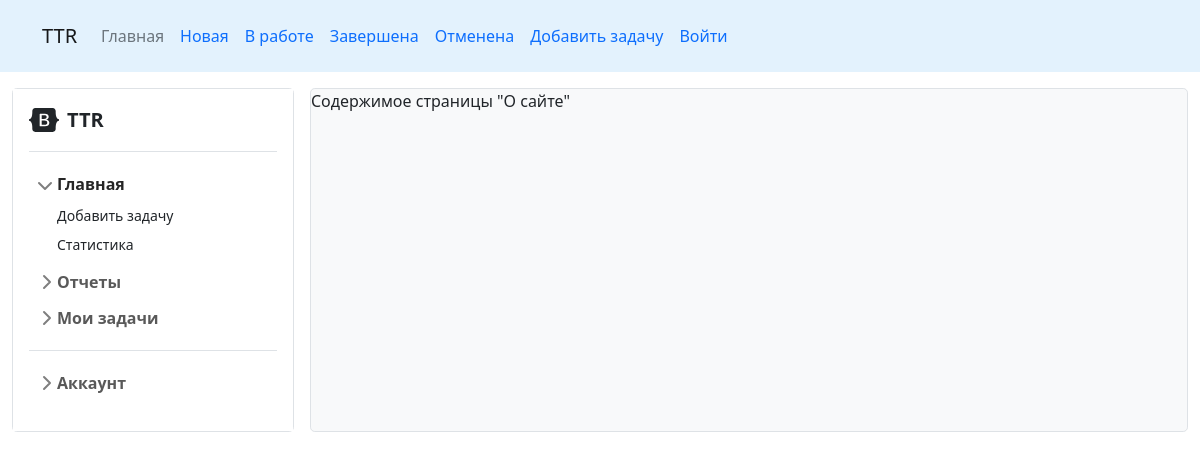
/about, run on the app's committed database.
### tables this page shows
CREATE TABLE "statuses" (
	"id"	INTEGER,
	"name"	TEXT NOT NULL UNIQUE,
	"url"	TEXT NOT NULL UNIQUE,
	PRIMARY KEY("id" AUTOINCREMENT)
);

### flsite.py (the view)
@app.route("/about")
def about():
    print(url_for('about'))
    return render_template('about.html', title="О сайте", menu=dbase.getMenu())

### FDataBase.py (called while the page is built)
    def getMenu(self):
        try:
            self.__cur.execute(
                f"SELECT * FROM statuses"
            )
            res = self.__cur.fetchall()  # Считываем все записи
            if res:
                return res
        except:
            print("Ошибка чтения из БД")
        return []

### flsite.py (called while the page is built)
def connect_db():
    conn = sqlite3.connect(app.config['DATABASE'])
    conn.row_factory = sqlite3.Row  # Записи из БД буду представлены в виде словаря
    return conn

def get_db():
    if not hasattr(g, 'link_db'):  # Проверяем наличие свойства link_db у g
        g.link_db = connect_db()
    return g.link_db

@app.before_request
def before_request():
    global dbase
    db = get_db()
    dbase = FDataBase(db)

### templates/about.html
{% extends 'base.html' %}
{% block content %}
{{ super() }}
<p>Содержимое страницы "О сайте"</p>
{% endblock %}

### templates/base.html (shortened to what this page needs)
<!DOCTYPE html>
<html lang="en">
  <head>
    <link
      href="{{ url_for('static', filename='css/bootstrap.css')}}"
      rel="stylesheet"
    />
    <link
      href="{{ url_for('static', filename='css/sidebars.css')}}"
      rel="stylesheet"
    />
  </head>
  <body>
    {% block content -%} {%- block mainmenu -%}
    <header
      class="py-3 mb-3 navbar navbar-expand-lg navbar-light mainmenu"
      style="background-color: #e3f2fd;"
    >
      <div class="container">
        <div
          class="d-flex flex-wrap align-items-center justify-content-center justify-content-lg-start"
        >
          <a class="navbar-brand" href="{{url_for('index')}}">
            <font style="vertical-align: inherit;">
              <font style="vertical-align: inherit;">TTR</font>
            </font>
          </a>
          <ul
            class="nav col-12 col-lg-auto me-lg-auto mb-2 justify-content-center mb-md-0"
          >
            <li class="nav-item">
              <a
                href="{{url_for('index')}}"
                class="nav-link px-2 text-secondary"
              >
                Главная
              </a>
            </li>
            {% for m in menu %}
            <li class="nav-item">
              <a href="{{m.url}}" class="nav-link px-2">{{ m.name}}</a>
            </li>
            {% endfor %}
            <li class="nav-item">
              <a href="{{url_for('addTask')}}" class="nav-link px-2">
                Добавить задачу
              </a>
            </li>
            <li class="nav-item">
              <a href="{{url_for('login')}}" class="nav-link px-2">
                {% if user_id %} Пользователь: {{ namesurname }} {{ nameuser }}
                {% else %} Войти
                {% endif %}
              </a>
            </li>
          </ul>
        </div>
      </div>
    </header>
    {% endblock mainmenu -%}
    <div class="container-fluid pb-3">
      <div class="d-grid gap-3" style="grid-template-columns: 0fr 2fr;">
        <div class="bg-light border rounded-3 bg-white">
          <div class="flex-shrink-0 p-3 bg-white" style="width: 280px;">
            <a
              href="/"
              class="d-flex align-items-center pb-3 mb-3 link-dark text-decoration-none border-bottom"
            >
              <svg class="bi me-2" width="30" height="24">
                <use xlink:href="#bootstrap"></use>
              </svg>
              <span class="fs-5 fw-semibold">TTR</span>
            </a>
            <ul class="list-unstyled ps-0">
              <li class="mb-1">
                <button
                  class="btn btn-toggle align-items-center rounded collapsed"
                  data-bs-toggle="collapse"
                  data-bs-target="#home-collapse"
                  aria-expanded="true"
                >
                  Главная
                </button>
                <div class="collapse show" id="home-collapse">
                  <ul class="btn-toggle-nav list-unstyled fw-normal pb-1 small">
                    <li>
                      <a href="#" class="link-dark rounded">Добавить задачу</a>
                    </li>
                    <li>
                      <a href="#" class="link-dark rounded">Статистика</a>
                    </li>
                  </ul>
                </div>
              </li>
              <li class="mb-1">
                <button
                  class="btn btn-toggle align-items-center rounded collapsed"
                  data-bs-toggle="collapse"
                  data-bs-target="#dashboard-collapse"
                  aria-expanded="false"
                >
                  Отчеты
                </button>
              </li>
              <li class="mb-1">
                <button
                  class="btn btn-toggle align-items-center rounded collapsed"
                  data-bs-toggle="collapse"
                  data-bs-target="#orders-collapse"
                  aria-expanded="false"
                >
                  Мои задачи
                </button>
              </li>
              <li class="border-top my-3"></li>
              <li class="mb-1">
                <button
                  class="btn btn-toggle align-items-center rounded collapsed"
                  data-bs-toggle="collapse"
                  data-bs-target="#account-collapse"
                  aria-expanded="false"
                >
                  Аккаунт
                </button>
              </li>
            </ul>
          </div>
        </div>
        <div class="bg-light border rounded-3">
          {% endblock -%}
        </div>
      </div>
    </div>
  </body>
</html>

### static/css/sidebars.css (style rules this page uses)
body { min-height: 100vh; min-height: -webkit-fill-available; }
html { height: -webkit-fill-available; }
.bi { vertical-align: -.125em; pointer-events: none; fill: currentColor; }
.btn-toggle { display: inline-flex; align-items: center; padding: .25rem .5rem; font-weight: 600; color: rgba(0, 0, 0, .65); background-color: transparent; border: 0; }
.btn-toggle::before { width: 1.25em; line-height: 0; transition: transform .35s ease; transform-origin: .5em 50%; }
.btn-toggle[aria-expanded="true"] { color: rgba(0, 0, 0, .85); }
.btn-toggle[aria-expanded="true"]::before { transform: rotate(90deg); }
.btn-toggle-nav a { display: inline-flex; padding: .1875rem .5rem; margin-top: .125rem; margin-left: 1.25rem; text-decoration: none; }
.fw-semibold { font-weight: 600; }

### data on the page
statuses: name "Новая"
statuses: name "В работе"
statuses: name "Завершена"
statuses: name "Отменена"
